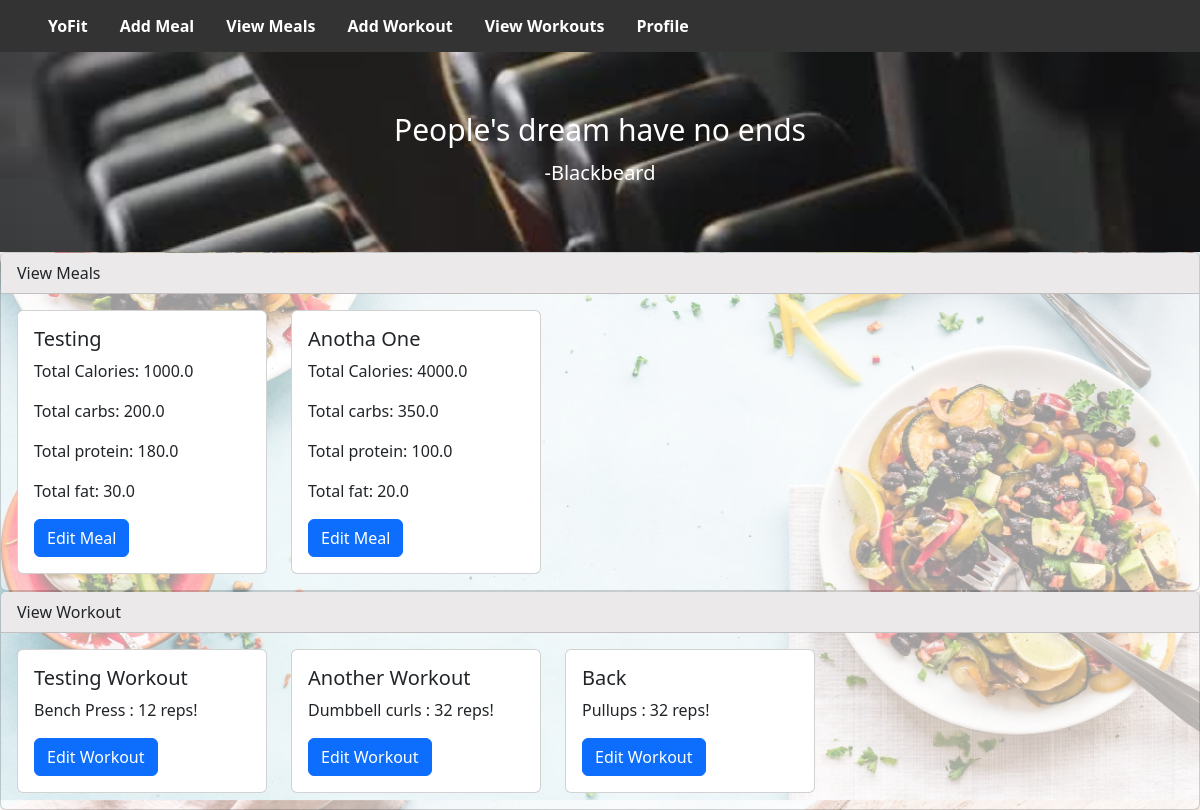
Page /home (signed in) on the earlier database version.
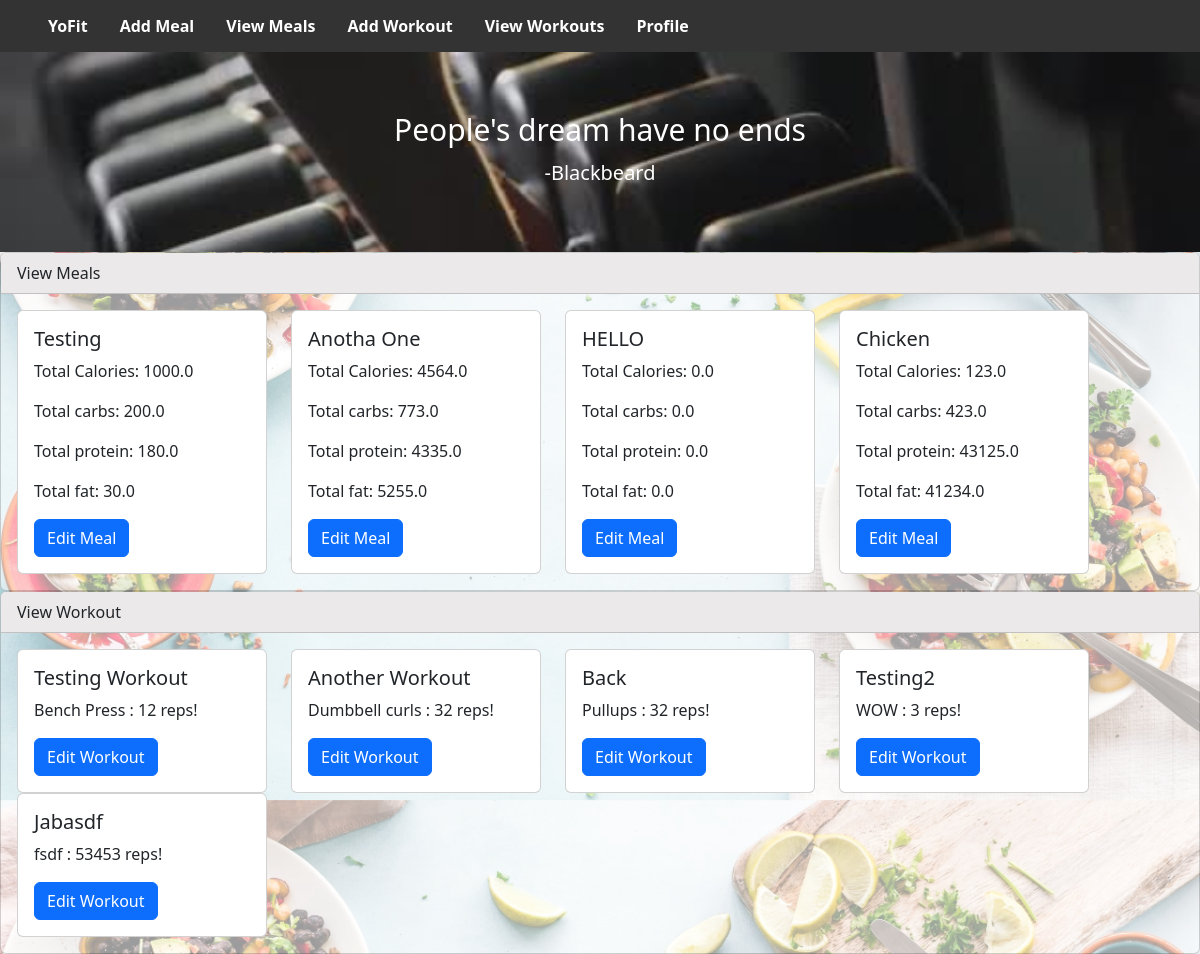
Same page on the later database version.
### app/models.py (models this page shows)
class Meal(db.Model):
 id = db.Column(db.Integer, primary_key = True)
 name = db.Column(db.String(32))
 type = db.Column(db.String(16))
 meal_item_names = db.Column(db.String(1024))
 time_to_eat = db.Column(db.Date, default = date.today())
 time_meal = db.Column(db.Time, default = datetime.now())
 creator_id = db.Column(db.Integer, db.ForeignKey(User.id))
 meal_calories = db.Column(db.Float)
 meal_carbs = db.Column(db.Float)
 meal_protien = db.Column(db.Float) #spell mischeck- incase there is a bug later
 meal_fat = db.Column(db.Float)

class Workout(db.Model):
 id = db.Column(db.Integer, primary_key = True)
 name = db.Column(db.String(32))
 exercise = db.Column(db.String(32))
 repititions = db.Column(db.Integer)
 time_to_do = db.Column(db.Date, default = date.today())
 time_workout = db.Column(db.Time, default = datetime.now())
 creator_id = db.Column(db.Integer, db.ForeignKey(User.id))

### app/routes.py (the view)
@appObj.route('/home') #home page
@login_required
def home():
 user = current_user
 all_workouts = Workout.query.filter_by(creator_id = user.id).all()
 all_meals = Meal.query.filter_by(creator_id = user.id).all()
 return render_template('home.html', all_meals = all_meals, all_workouts = all_workouts)

### app/models.py (called while the page is built)
@login.user_loader
def load_user(id):
 return User.query.get(int(id))

### app/templates/home.html (shortened to what this page needs)
<!DOCTYPE html>
<html lang="en" >
<head>
    <link rel="stylesheet" href="{{ url_for('static', filename='css/homepage.css') }}">
    <link href="https://cdn.jsdelivr.net/npm/bootstrap@5.2.3/dist/css/bootstrap.min.css" rel="stylesheet">
</head>
<header>
    <ul>
        <li><a class="active" href="/home">YoFit</a></li>
        <li><a class="active" href="/createMeal">Add Meal</a></li>
        <li><a class="active" href="/viewMeals">View Meals</a></li>
        <li><a class="active" href="/createWorkout">Add Workout</a></li>
        <li><a class="active" href="/viewWorkouts">View Workouts</a></li>
        <li><a class="active" href="/profile">Profile</a></li>
      </ul>
</header>
<body>
  <div class="hero-image">
    <div class="hero-text">
      <h1 id="quoteBanner">“Inherited Will, The Destiny of the Age, and The Dreams of the People. As long as people continue to pursue the meaning of Freedom, these things will never cease to be!"</h1>
      <h2 id="quoteAuthor">-Gol D. Roger</h2>
    </div>
  </div>
  <div class="card" style = "width: 100%; background:rgba(255, 255, 255, 0.6);">
    <div class="card-header" style = "background:rgb(235, 233, 233);">
      View Meals
    </div>
    <div class="card-body" style = "background:rgba(0,0,0,0);">
        <div class="row" style = "background:rgba(0,0,0,0);">
            {% for meal in all_meals %}
            <div class="col-sm-6" style = "background:rgba(0,0,0,0); width: fit-content;">
              <div class="card" style ="min-width: 250px;">
                <div class="card-body">
                  <h5 class="card-title">{{meal.name}}</h5>
                  <p class = "card-text"> Total Calories: {{meal.meal_calories}} </p>
                  <p class="card-text">Total carbs: {{meal.meal_carbs}}</p>
                  <p class="card-text">Total protein: {{meal.meal_protien}}</p>
                  <p class="card-text"> Total fat: {{meal.meal_fat}} </p>
                  <a href="/editMeal/{{meal.id}}" class="btn btn-primary">Edit Meal</a>
                </div>
              </div>
            </div>
            {% endfor %}
          </div>
    </div>
  </div>
  <div class="card" style = "width: 100%; background:rgba(255, 255, 255, 0.6);">
    <div class="card-header" style = "background:rgb(235, 233, 233);">
      View Workout
    </div>
    <div class="card-body" style = "background:rgba(0,0,0,0);">
        <div class="row" style = "background:rgba(0,0,0,0);">
            {% for workout in all_workouts%}
            <div class="col-sm-6" style = "background:rgba(0,0,0,0); width: fit-content;">
              <div class="card" style ="min-width: 250px;">
                <div class="card-body">
                  <h5 class="card-title">{{workout.name}}</h5>
                  <p class="card-text">{{workout.exercise}} : {{workout.repititions}} reps!</p>
                  <a href="/editWorkout/{{workout.id}}" class="btn btn-primary">Edit Workout</a>
                </div>
              </div>
            </div>
            {% endfor %}
          </div>
    </div>
  </div>
</body>
</html>

### app/static/css/homepage.css (style rules this page uses)
body { background-image:url("/static/css/images/login-background.jpeg"); background-size: 100%; }
.card { width: 100px; height: 500px; }
ul { width: 100%; list-style-type: none; margin: 0; padding: 0; overflow: hidden; background-color: #333; margin-bottom: 0; }
li { float: left; font-weight: 800; }
li a { display: block; color: white; text-align: center; padding: 14px 16px; text-decoration: none; }
.hero-image { background-image: url("/static/css/images/dumbbells.jpeg"); background-size: 100%; height: 25vh; margin-top: -16px; }
.hero-text h1 { text-align: center; font-size: 30px; color: white; padding-top: 5%; padding-left: 5px; padding-right: 5px; }
.hero-text h2 { text-align: center; font-size: 20px; color: white; padding-top: 5px; padding-left: 5px; padding-right: 5px; }

Differences in the rows shown:
changed Meal "Anotha One": meal_calories "4000.0" → "4564.0"; meal_carbs "350.0" → "773.0"; meal_protien "100.0" → "4335.0"; meal_fat "20.0" → "5255.0"
added Meal: name "HELLO", meal_calories "0.0", meal_carbs "0.0", meal_protien "0.0", meal_fat "0.0"
added Meal: name "Chicken", meal_calories "123.0", meal_carbs "423.0", meal_protien "43125.0", meal_fat "41234.0"
added Workout: name "Testing2", exercise "WOW", repititions "3"
added Workout: name "Jabasdf", exercise "fsdf", repititions "53453"
